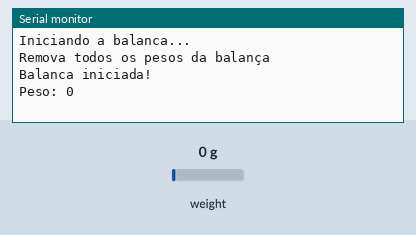
The sketch below on a simulated Arduino Uno, built with avr-gcc and run on an emulated ATmega328P. Parts: the last lines printed to the serial monitor. The inputs (shaded band) are chosen by the test bench; at power-on: weight on the scale 0 g.

Above: at 4.2 s.
4.3 s: weight on the scale set to 100 g
At 4.3 s:
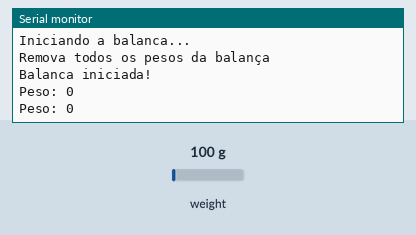
5.8 s: weight on the scale set to 1250 g
At 7.0 s:
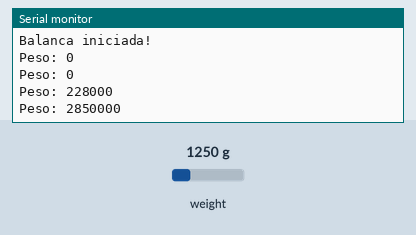
Timing chart, 0 to 8.8 s (numbered marks = the images above; inputs shaded):
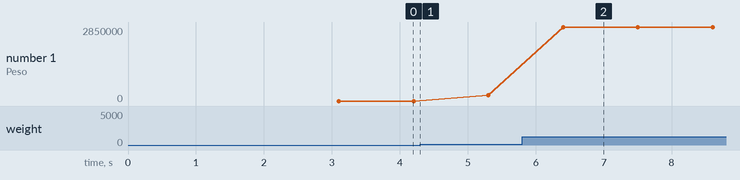

Measured:
- after the input at 5.8 s, the serial monitor: prints a new line after 0.60 s (image 2)
- plotted number 1: 0 → 228000 after the input at 4.3 s, 228000 → 2850000 after the input at 5.8 s

The sketch:

Carga_Arduino.ino
```cpp
#include "HX711.h"

// HX711 circuit wiring
const int LOADCELL_DOUT_PIN = 2;
const int LOADCELL_SCK_PIN = 3;

HX711 scale;

void setup() {
  Serial.begin(9600);
  Serial.println("Iniciando a balanca...");
  scale.begin(LOADCELL_DOUT_PIN, LOADCELL_SCK_PIN);
  Serial.println("Remova todos os pesos da balança");
  delay(1000);
  scale.set_scale(2280.f);  // Valor obtido a partir a calibração
  scale.tare();  // Zera a balança
  Serial.println("Balanca iniciada!");
  delay(1000);
}

void loop() {

  if (scale.is_ready()) {
    long carga = scale.read();
    Serial.print("Peso: ");
    Serial.println(carga);
  } else {
    Serial.println("Peso não encontrado");
  }

  delay(1000);

}
```
